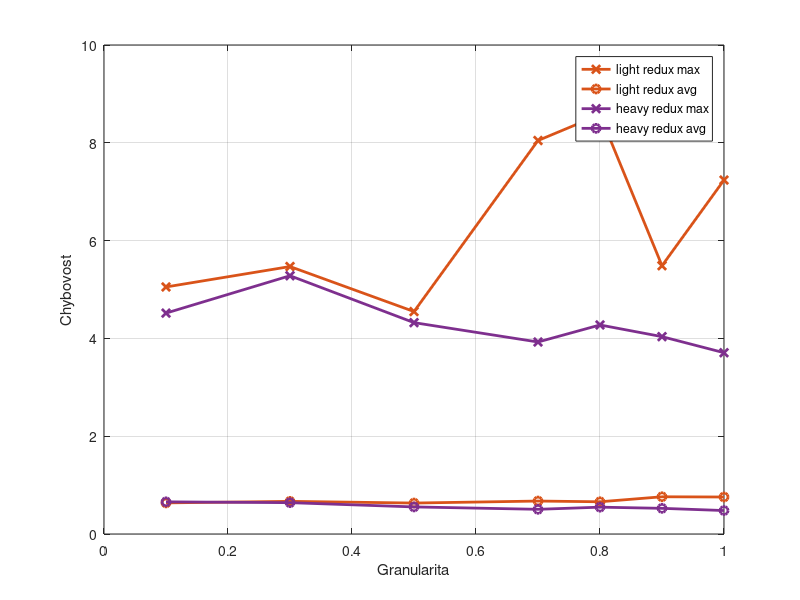

The MATLAB source for this figure:
clear all;

% for j in NK ZKC ZKW; do for i in brute bab dynamic fptas1 fptas3 fptas5 greedy redux; do echo "${j}${i} = importdata('${j}_summary_${i}', ';');"; done; done

width = 2;
max = 2;
avg = 3;

% babMAXstrong = [118   709   1862    4492   11101];
% babAVGstrong = [58   360   835    2128   5640];
% babMAXcorr =   [148   1002   3048    7268   17628];
% babAVGcorr =   [66   411   1089    2752   7256];
% babMAXuni =    [47   153   281    660    638];
% babAVGuni =    [17   33   51    79     96];
% 
% plot(x, babMAXstrong,'-x', 'LineWidth', width ,'color', [0.8500 0.3250 0.0980]); hold on
% plot(x, babAVGstrong,'-o', 'LineWidth', width ,'color', [0.8500 0.3250 0.0980]); hold on
% plot(x, babMAXcorr, '-x', 'LineWidth', width ,'color', [0.4940 0.1840 0.5560]); hold on
% plot(x, babAVGcorr, '-o', 'LineWidth', width ,'color', [0.4940 0.1840 0.5560]); hold on
% plot(x, babMAXuni,'-x', 'LineWidth', width ,'color', [0.4660 0.6740 0.1880]); hold on
% plot(x, babAVGuni,'-o', 'LineWidth', width ,'color', [0.4660 0.6740 0.1880]); hold on
% legend('strong bab max', 'strong bab avg', 'corr bab max', 'corr bab avg', 'uni bab max', 'uni bab avg')
% ylim([0 6000])



% dynMAXstrong = [2038  18609   36579    60115       84024];
% dynAVGstrong = [1891  16249   31100    49706       72230];
% dynMAXcorr =   [2046  20390   39171    64680       89854];
% dynAVGcorr =   [1899  16338   31383    51208       74144];
% dynMAXuni =    [2046  20069   39573    65772       102133];
% dynAVGuni =    [1902  16791   32308    52770       77564];
% 
% plot(x, dynMAXstrong,'-x', 'LineWidth', width ,'color', [0.8500 0.3250 0.0980]); hold on
% plot(x, dynAVGstrong,'-o', 'LineWidth', width ,'color', [0.8500 0.3250 0.0980]); hold on
% plot(x, dynMAXcorr,  '-x', 'LineWidth', width ,'color', [0.4940 0.1840 0.5560]); hold on
% plot(x, dynAVGcorr,  '-o', 'LineWidth', width ,'color', [0.4940 0.1840 0.5560]); hold on
% plot(x, dynMAXuni,   '-x', 'LineWidth', width ,'color', [0.4660 0.6740 0.1880]); hold on
% plot(x, dynAVGuni,   '-o', 'LineWidth', width ,'color', [0.4660 0.6740 0.1880]); hold on
% legend('strong bab max', 'strong bab avg', 'corr bab max', 'corr bab avg', 'uni bab max', 'uni bab avg')
% ylim([0 60000])



% reduxMAXstrong = [ 19.173474   14.184867    5.961666    9.67971     9.314884 ];
% reduxAVGstrong = [ 10.421805   5.979555     0.767454    4.200750    5.042353 ];
% reduxMAXcorr =   [ 22.675159   14.416651    15.60071    13.75925    10.791576 ];
% reduxAVGcorr =   [ 6.446171    5.165493     4.526299    4.061455    3.760508 ];
% reduxMAXuni =    [ 9.475580    6.375321     5.961666    6.026059    4.693065 ];
% reduxAVGuni =    [ 1.130760    0.710166     0.767454    0.547468    0.564037 ];
% 
% plot(x, reduxMAXstrong,'-x', 'LineWidth', width ,'color', [0.8500 0.3250 0.0980]); hold on
% plot(x, reduxAVGstrong,'-o', 'LineWidth', width ,'color', [0.8500 0.3250 0.0980]); hold on
% plot(x, reduxMAXcorr,  '-x', 'LineWidth', width ,'color', [0.4940 0.1840 0.5560]); hold on
% plot(x, reduxAVGcorr,  '-o', 'LineWidth', width ,'color', [0.4940 0.1840 0.5560]); hold on
% plot(x, reduxMAXuni,   '-x', 'LineWidth', width ,'color', [0.4660 0.6740 0.1880]); hold on
% plot(x, reduxAVGuni,   '-o', 'LineWidth', width ,'color', [0.4660 0.6740 0.1880]); hold on
% legend('strong bab max', 'strong bab avg', 'corr bab max', 'corr bab avg', 'uni bab max', 'uni bab avg')
% ylim([0 25])




x =           [0.1  0.3     0.5      0.7      0.8    0.9  1    ];
reduxMAXlight = [5.051857    5.469506   4.548967   8.046585  8.575942   5.486845  7.238359 ];
reduxAVGlight = [0.636204    0.667748   0.632932  0.673839   0.659175   0.761267  0.756550   ];
reduxMAXheavy = [4.516995     5.281690   4.322406  3.926490  4.274962   4.035953  3.707336  ];
reduxAVGheavy = [0.657686     0.640738   0.553798  0.504983  0.548842   0.524980  0.479724  ];


plot(x, reduxMAXlight,  '-x', 'LineWidth', width ,'color', [0.8500 0.3250 0.0980]); hold on
plot(x, reduxAVGlight,  '-o', 'LineWidth', width ,'color', [0.8500 0.3250 0.0980]); hold on
plot(x, reduxMAXheavy,  '-x', 'LineWidth', width ,'color', [0.4940 0.1840 0.5560]); hold on
plot(x, reduxAVGheavy,  '-o', 'LineWidth', width ,'color', [0.4940 0.1840 0.5560]); hold on

legend('light redux max', 'light redux avg', 'heavy redux max', 'heavy redux avg')
ylim([0 10])

grid
ylabel('Chybovost')
xlabel('Granularita')
hold off
